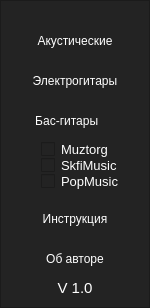
        <widget class="QFrame" name="frame_left_menu">
         <property name="minimumSize">
          <size>
           <width>150</width>
           <height>0</height>
          </size>
         </property>
         <property name="maximumSize">
          <size>
           <width>70</width>
           <height>16777215</height>
          </size>
         </property>
         <property name="styleSheet">
          <string notr="true">background-color: rgb(35, 35, 35);</string>
         </property>
         <property name="frameShape">
          <enum>QFrame::StyledPanel</enum>
         </property>
         <property name="frameShadow">
          <enum>QFrame::Raised</enum>
         </property>
         <layout class="QVBoxLayout" name="verticalLayout_3">
          <property name="spacing">
           <number>0</number>
          </property>
          <property name="leftMargin">
           <number>0</number>
          </property>
          <property name="topMargin">
           <number>0</number>
          </property>
          <property name="rightMargin">
           <number>0</number>
          </property>
          <property name="bottomMargin">
           <number>0</number>
          </property>
          <item alignment="Qt::AlignTop">
           <widget class="QFrame" name="frame_top_menus">
            <property name="frameShape">
             <enum>QFrame::NoFrame</enum>
            </property>
            <property name="frameShadow">
             <enum>QFrame::Raised</enum>
            </property>
            <layout class="QVBoxLayout" name="verticalLayout_4">
             <property name="spacing">
              <number>0</number>
             </property>
             <property name="leftMargin">
              <number>0</number>
             </property>
             <property name="topMargin">
              <number>20</number>
             </property>
             <property name="rightMargin">
              <number>0</number>
             </property>
             <property name="bottomMargin">
              <number>0</number>
             </property>
             <item>
              <widget class="QPushButton" name="Btn_Menu_2">
               <property name="minimumSize">
                <size>
                 <width>0</width>
                 <height>40</height>
                </size>
               </property>
               <property name="toolTip">
                <string/>
               </property>
               <property name="styleSheet">
                <string notr="true">QPushButton {
	background-color: rgb(35, 35, 35);
	color: rgb(255, 255, 255);
	border: 0px solid;
}

QPushButton:hover {
	background-color: rgb(35, 170, 255);
}</string>
               </property>
               <property name="text">
                <string>Акустические</string>
               </property>
               <property name="icon">
                <iconset>
                 <normaloff>pictures/acoustic_icon.png</normaloff>pictures/acoustic_icon.png</iconset>
               </property>
              </widget>
             </item>
             <item>
              <widget class="QPushButton" name="Btn_Menu_1">
               <property name="minimumSize">
                <size>
                 <width>0</width>
                 <height>40</height>
                </size>
               </property>
               <property name="styleSheet">
                <string notr="true">QPushButton {
	background-color: rgb(35, 35, 35);
	color: rgb(255, 255, 255);
	border: 0px solid;
}

QPushButton:hover {
	background-color: rgb(35, 170, 255);
}</string>
               </property>
               <property name="text">
                <string>Электрогитары</string>
               </property>
               <property name="icon">
                <iconset>
                 <normaloff>pictures/electric_icon.png</normaloff>pictures/electric_icon.png</iconset>
               </property>
              </widget>
             </item>
             <item>
              <widget class="QPushButton" name="Btn_Menu_3">
               <property name="sizePolicy">
                <sizepolicy hsizetype="Expanding" vsizetype="Expanding">
                 <horstretch>0</horstretch>
                 <verstretch>0</verstretch>
                </sizepolicy>
               </property>
               <property name="minimumSize">
                <size>
                 <width>0</width>
                 <height>40</height>
                </size>
               </property>
               <property name="styleSheet">
                <string notr="true">QPushButton {
	background-color: rgb(35, 35, 35);
	color: rgb(255, 255, 255);
	border: 0px solid;
}

QPushButton:hover {
	background-color: rgb(35, 170, 255);
}</string>
               </property>
               <property name="text">
                <string>Бас-гитары     </string>
               </property>
               <property name="icon">
                <iconset>
                 <normaloff>pictures/bass_icon.png</normaloff>pictures/bass_icon.png</iconset>
               </property>
              </widget>
             </item>
            </layout>
           </widget>
          </item>
          <item alignment="Qt::AlignBottom">
           <widget class="QFrame" name="frame_contact_section">
            <property name="sizePolicy">
             <sizepolicy hsizetype="Expanding" vsizetype="Expanding">
              <horstretch>0</horstretch>
              <verstretch>0</verstretch>
             </sizepolicy>
            </property>
            <property name="minimumSize">
             <size>
              <width>0</width>
              <height>0</height>
             </size>
            </property>
            <property name="styleSheet">
             <string notr="true"/>
            </property>
            <property name="frameShape">
             <enum>QFrame::NoFrame</enum>
            </property>
            <property name="frameShadow">
             <enum>QFrame::Raised</enum>
            </property>
            <layout class="QVBoxLayout" name="verticalLayout_6">
             <property name="spacing">
              <number>0</number>
             </property>
             <property name="leftMargin">
              <number>0</number>
             </property>
             <property name="topMargin">
              <number>0</number>
             </property>
             <property name="rightMargin">
              <number>0</number>
             </property>
             <property name="bottomMargin">
              <number>10</number>
             </property>
             <item alignment="Qt::AlignLeft">
              <widget class="QCheckBox" name="checkBox_muz">
               <property name="styleSheet">
                <string notr="true">color:white;
font-size:13px;
margin-left:40px;</string>
               </property>
               <property name="text">
                <string>Muztorg</string>
               </property>
              </widget>
             </item>
             <item alignment="Qt::AlignLeft">
              <widget class="QCheckBox" name="checkBox_skif">
               <property name="styleSheet">
                <string notr="true">color:white;
font-size:13px;
margin-left:40px;</string>
               </property>
               <property name="text">
                <string>SkfiMusic</string>
               </property>
              </widget>
             </item>
             <item alignment="Qt::AlignLeft">
              <widget class="QCheckBox" name="checkBox_pop">
               <property name="styleSheet">
                <string notr="true">color:white;
font-size:13px;
margin-left:40px;
margin-bottom:10px;</string>
               </property>
               <property name="text">
                <string>PopMusic</string>
               </property>
              </widget>
             </item>
             <item>
              <widget class="QPushButton" name="but_instr">
               <property name="sizePolicy">
                <sizepolicy hsizetype="Expanding" vsizetype="Expanding">
                 <horstretch>0</horstretch>
                 <verstretch>0</verstretch>
                </sizepolicy>
               </property>
               <property name="minimumSize">
                <size>
                 <width>0</width>
                 <height>40</height>
                </size>
               </property>
               <property name="styleSheet">
                <string notr="true">QPushButton {
	color: rgb(255, 255, 255);
	border: 0px solid;
}

QPushButton:hover {
	background-color: rgb(61, 145, 255);
}</string>
               </property>
               <property name="text">
                <string>Инструкция</string>
               </property>
               <property name="icon">
                <iconset>
                 <normaloff>icons/tool.svg</normaloff>icons/tool.svg</iconset>
               </property>
              </widget>
             </item>
             <item>
              <widget class="QPushButton" name="button_author">
               <property name="minimumSize">
                <size>
                 <width>0</width>
                 <height>40</height>
                </size>
               </property>
               <property name="styleSheet">
                <string notr="true">QPushButton {
	color: white;
	border: 0px solid;
}

QPushButton:hover {
	background-color: rgb(61, 145, 255);
}</string>
               </property>
               <property name="text">
                <string>Об авторе</string>
               </property>
               <property name="icon">
                <iconset>
                 <normaloff>icons/info.svg</normaloff>icons/info.svg</iconset>
               </property>
              </widget>
             </item>
             <item>
              <widget class="QLabel" name="version">
               <property name="styleSheet">
                <string notr="true">color:white;
font-size: 15px;</string>
               </property>
               <property name="text">
                <string>V 1.0</string>
               </property>
               <property name="alignment">
                <set>Qt::AlignCenter</set>
               </property>
              </widget>
             </item>
            </layout>
           </widget>
          </item>
         </layout>
        </widget>
